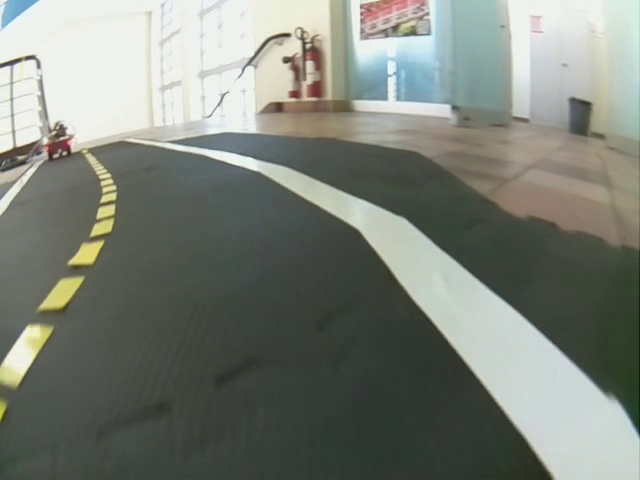
#> input picture test_image.png, 640 x 480 px, given in place of testing_video2.avi, which was not available
$ python speed_test_traditional.py
#> lines starting #> are read from the running program, lines starting #| are printed output that depends on the picture; after the words box and inside, x2 and y2 are one past the last pixel; in counts of white or black regions, pixels touching at a corner belong together; pictures that were not available may be replaced by others from this repository, and a replacement may not be noted
### tld.py
import cv2
import numpy as np

class ColorRange:
    """
    The Color Range class holds one or multiple color ranges. It can easily be generated with
    the :py:meth:`fromDict` class method and extends the `OpenCV's inRange <https://docs.opencv.org/3.4/d2/de8/group__core__array.html#ga48af0ab51e36436c5d04340e036ce981>`_
    method to work with multiple color ranges.
    All colours must be given in ``HSV`` space.
    Args:
        low (:obj:`numpy array`): An ``Nx3`` array with the low ends of ``N`` colour ranges.
        high (:obj:`numpy array`): An ``Nx3`` array with the high ends of ``N`` colour ranges.
    """

    def __init__(self, low, high):
        self.low = low
        self.high = high

    @classmethod
    def fromDict(cls, dictionary):
        """
        Generates a :py:class:`ColorRange` object from a dictionary. Expects the colors to be given in ``HSV`` space.
        If multi-entry ranges are provided (e.g. if you are interested in yellow and white), then each should have
        keys ``high_X`` and ``low_X``, see example bellow:
        Examples:
            Single-entry color range::
                { 'low': [0,0,150], 'high': [180,60,255] }
            Multi-entry color range::
                { 'low_1': [0,0,150], 'high_1': [180,60,255], 'low_2': [165,140,100], 'high_2': [180,255,255] }
        Args:
            dictionary (:obj:`dict`): The yaml dictionary describing the color ranges.
        Returns:
            :obj:`ColorRange`: the generated ColorRange object
        """

        # if only two entries: single-entry, if more: multi-entry
        if len(dictionary) == 2:
            assert "low" in dictionary, "Key 'low' must be in dictionary"
            assert "high" in dictionary, "Key 'high' must be in dictionary"
            low = np.array(dictionary["low"]).reshape((1, 3))
            high = np.array(dictionary["high"]).reshape((1, 3))

        elif len(dictionary) % 2 == 0:

            # make the keys tuples with `low` or `high` and the id of the entry
            dictionary = {tuple(k.split("_")): v for k, v in list(dictionary.items())}
            entry_indices = set([k[1] for k, _ in list(dictionary.items())])

            assert len(entry_indices) == len(dictionary) / 2, (
                "The multi-entry definition doesn't " "follow the requirements"
            )

            # build an array for the low and an array for the high range bounds
            low = np.zeros((len(entry_indices), 3))
            high = np.zeros((len(entry_indices), 3))
            for idx, entry in enumerate(entry_indices):
                low[idx] = dictionary[("low", entry)]
                high[idx] = dictionary[("high", entry)]

        else:
            raise ValueError(
                "The input dictionary has two have an even number of "
                "entries: a low and high value for each color range."
            )

        return cls(low=low, high=high)

    def inRange(self, image):
        """
        Applies the `OpenCV inRange <https://docs.opencv.org/3.4/d2/de8/group__core__array.html#ga48af0ab51e36436c5d04340e036ce981>`_
        method to every color range entry. Returns the bitwise OR of the results.
        In other words, returns a binary map with 1 for the pixels of the input image that fall in at least one of
        the color ranges.
        Args:
            image (:obj:`numpy array`): an ``HSV`` image
        Returns:
            :obj:`numpy array`: a two-dimensional binary map
        """

        selection = cv2.inRange(image, self.low[0], self.high[0])
        for i in range(1, len(self.low)):
            current = cv2.inRange(image, self.low[i], self.high[i])
            selection = cv2.bitwise_or(current, selection)

        return selection

    # [10 lines left out: function representative, not called in this run]

class Detections:
    """
    This is a data class that can be used to store the results of the line detection procedure performed
    by :py:class:`LineDetector`.
    """

    def __init__(self, lines, normals, centers, map):
        self.lines = lines  #: An ``Nx4`` array with every row representing a line ``[x1, y1, x2, y2]``
        self.normals = normals  #: An ``Nx2`` array with every row representing the normal of a line ``[nx,
        # ny]``

        self.centers = centers  #: An ``Nx2`` array with every row representing the center of a line ``[cx,
        # cy]``

        self.map = map  #: A binary map of the area from which the line segments were extracted


class LineDetector:
    """
    The Line Detector can be used to extract line segments from a particular color range in an image. It combines
    edge detection, color filtering, and line segment extraction.
    This class was created for the goal of extracting the white, yellow, and red lines in the Duckiebot's camera stream
    as part of the lane localization pipeline. It is setup in a way that allows efficient detection of line segments in
    different color ranges.
    In order to process an image, first the :py:meth:`setImage` method must be called. In makes an internal copy of the
    image, converts it to `HSV color space <https://en.wikipedia.org/wiki/HSL_and_HSV>`_, which is much better for
    color segmentation, and applies `Canny edge detection <https://en.wikipedia.org/wiki/Canny_edge_detector>`_.
    Then, to do the actual line segment extraction, a call to :py:meth:`detectLines` with a :py:class:`ColorRange`
    object must be made. Multiple such calls with different colour ranges can be made and these will reuse the
    precomputed HSV image and Canny edges.
    Args:
        canny_thresholds (:obj:`list` of :obj:`int`): a list with two entries that specify the thresholds for the hysteresis procedure, details `here <https://docs.opencv.org/2.4/modules/imgproc/doc/feature_detection.html?highlight=canny#canny>`__, default is ``[80, 200]``
        canny_aperture_size (:obj:`int`): aperture size for a Sobel operator, details `here <https://docs.opencv.org/2.4/modules/imgproc/doc/feature_detection.html?highlight=canny#canny>`__, default is 3
        dilation_kernel_size (:obj:`int`): kernel size for the dilation operation which fills in the gaps in the color filter result, default is 3
        hough_threshold (:obj:`int`): Accumulator threshold parameter. Only those lines are returned that get enough votes, details `here <https://docs.opencv.org/2.4/modules/imgproc/doc/feature_detection.html?highlight=houghlinesp#houghlinesp>`__, default is 2
        hough_min_line_length (:obj:`int`): Minimum line length. Line segments shorter than that are rejected, details `here <https://docs.opencv.org/2.4/modules/imgproc/doc/feature_detection.html?highlight=houghlinesp#houghlinesp>`__, default is 3
        hough_max_line_gap (:obj:`int`): Maximum allowed gap between points on the same line to link them, details `here <https://docs.opencv.org/2.4/modules/imgproc/doc/feature_detection.html?highlight=houghlinesp#houghlinesp>`__, default is 1
    """

    def __init__(
            self,
            canny_thresholds=[80, 200],
            canny_aperture_size=3,
            dilation_kernel_size=3,
            hough_threshold=2,
            hough_min_line_length=3,
            hough_max_line_gap=1,
    ):

        self.canny_thresholds = canny_thresholds
        self.canny_aperture_size = canny_aperture_size
        self.dilation_kernel_size = dilation_kernel_size
        self.hough_threshold = hough_threshold
        self.hough_min_line_length = hough_min_line_length
        self.hough_max_line_gap = hough_max_line_gap

        # initialize the variables that will hold the processed images
        self.bgr = np.empty(0)  #: Holds the ``BGR`` representation of an image
        self.hsv = np.empty(0)  #: Holds the ``HSV`` representation of an image
        self.canny_edges = np.empty(0)  #: Holds the Canny edges of an image

    def setImage(self, image):
        """
        Sets the :py:attr:`bgr` attribute to the provided image. Also stores
        an `HSV <https://en.wikipedia.org/wiki/HSL_and_HSV>`_ representation of the image and the
        extracted `Canny edges <https://en.wikipedia.org/wiki/Canny_edge_detector>`_. This is separated from
        :py:meth:`detectLines` so that the HSV representation and the edge extraction can be reused for multiple
        colors.
        Args:
            image (:obj:`numpy array`): input image
        """

        self.bgr = np.copy(image)
        self.hsv = cv2.cvtColor(image, cv2.COLOR_BGR2HSV)
        self.canny_edges = self.findEdges()

    # [7 lines left out: function getImage, not called in this run]

    def findEdges(self):
        """
        Applies `Canny edge detection <https://en.wikipedia.org/wiki/Canny_edge_detector>`_ to a ``BGR`` image.
        Returns:
            :obj:`numpy array`: a binary image with the edges
        """
        edges = cv2.Canny(
            self.bgr,
            self.canny_thresholds[0],
            self.canny_thresholds[1],
            apertureSize=self.canny_aperture_size,
        )
        return edges

    def houghLine(self, edges):
        """
        Finds line segments in a binary image using the probabilistic Hough transform. Based on the OpenCV function
        `HoughLinesP <https://docs.opencv.org/2.4/modules/imgproc/doc/feature_detection.html?highlight=houghlinesp
        #houghlinesp>`_.
        Args:
            edges (:obj:`numpy array`): binary image with edges
        Returns:
             :obj:`numpy array`: An ``Nx4`` array where each row represents a line ``[x1, y1, x2, y2]``. If no lines
             were detected, returns an empty list.
        """
        lines = cv2.HoughLinesP(
            edges,
            rho=1,
            theta=np.pi / 180,
            threshold=self.hough_threshold,
            minLineLength=self.hough_min_line_length,
            maxLineGap=self.hough_max_line_gap,
        )
        if lines is not None:
            lines = lines.reshape((-1, 4))  # it has an extra dimension
        else:
            lines = []

        return lines

    def colorFilter(self, color_range):
        """
        Obtains the regions of the image that fall in the provided color range and the subset of the detected Canny
        edges which are in these regions. Applies a `dilation <https://homepages.inf.ed.ac.uk/rbf/HIPR2/dilate.htm>`_
        operation to smooth and grow the regions map.
        Args:
            color_range (:py:class:`ColorRange`): A :py:class:`ColorRange` object specifying the desired colors.
        Returns:
            :obj:`numpy array`: binary image with the regions of the image that fall in the color range
            :obj:`numpy array`: binary image with the edges in the image that fall in the color range
        """
        # threshold colors in HSV space
        map = color_range.inRange(self.hsv)

        # binary dilation: fills in gaps and makes the detected regions grow
        kernel = cv2.getStructuringElement(
            cv2.MORPH_ELLIPSE, (self.dilation_kernel_size, self.dilation_kernel_size)
        )
        map = cv2.dilate(map, kernel)

        # extract only the edges which come from the region with the selected color
        edge_color = cv2.bitwise_and(map, self.canny_edges)

        return map, edge_color

    def findNormal(self, map, lines):
        """
        Calculates the centers of the line segments and their normals.
        Args:
            map (:obj:`numpy array`):  binary image with the regions of the image that fall in a given color range
            lines (:obj:`numpy array`): An ``Nx4`` array where each row represents a line. If no lines were detected,
            returns an empty list.
        Returns:
            :obj:`tuple`: a tuple containing:
                 * :obj:`numpy array`: An ``Nx2`` array where each row represents the center point of a line. If no lines were detected returns an empty list.
                 * :obj:`numpy array`: An ``Nx2`` array where each row represents the normal of a line. If no lines were detected returns an empty list.
        """
        normals = []
        centers = []
        if len(lines) > 0:
            length = np.sum((lines[:, 0:2] - lines[:, 2:4]) ** 2, axis=1, keepdims=True) ** 0.5
            dx = 1.0 * (lines[:, 3:4] - lines[:, 1:2]) / length
            dy = 1.0 * (lines[:, 0:1] - lines[:, 2:3]) / length

            centers = np.hstack([(lines[:, 0:1] + lines[:, 2:3]) / 2, (lines[:, 1:2] + lines[:, 3:4]) / 2])
            x3 = (centers[:, 0:1] - 3.0 * dx).astype("int")
            y3 = (centers[:, 1:2] - 3.0 * dy).astype("int")
            x4 = (centers[:, 0:1] + 3.0 * dx).astype("int")
            y4 = (centers[:, 1:2] + 3.0 * dy).astype("int")

            np.clip(x3, 0, map.shape[1] - 1, out=x3)
            np.clip(y3, 0, map.shape[0] - 1, out=y3)
            np.clip(x4, 0, map.shape[1] - 1, out=x4)
            np.clip(y4, 0, map.shape[0] - 1, out=y4)

            flag_signs = (np.logical_and(map[y3, x3] > 0, map[y4, x4] == 0)).astype("int") * 2 - 1
            normals = np.hstack([dx, dy]) * flag_signs

        return centers, normals

    def detectLines(self, color_range):
        """
        Detects the line segments in the currently set image that occur in and the edges of the regions of the image
        that are within the provided colour ranges.
        Args:
            color_range (:py:class:`ColorRange`): A :py:class:`ColorRange` object specifying the desired colors.
        Returns:
            :py:class:`Detections`: A :py:class:`Detections` object with the map of regions containing the desired colors, and the detected lines, together with their center points and normals,
        """
        map, edge_color = self.colorFilter(color_range)
        lines = self.houghLine(edge_color)
        centers, normals = self.findNormal(map, lines)
        return Detections(lines=lines, normals=normals, map=map, centers=centers)

# [64 lines left out: functions plotSegments, plotMaps, not called in this run]

### speed_test_traditional.py
import cv2
import tld
import time
from statistics import mean
import matplotlib.pyplot as plt
import numpy as np

video_name = "testing_video2"
video_format = ".avi"
video_path = "videos/"+video_name+video_format
# Initialize video
cap = cv2.VideoCapture(video_path)


# Set hsv ranges for colors
yellow_range = {'low': [25, 140, 100], 'high': [45, 255, 255]}
white_range = {'low': [0, 0, 150], 'high': [180, 100, 255]}
red_range = {'low_1': [0,140,100], 'high_1': [15,255,255], 'low_2': [165,140,100], 'high_2': [180,255,255]}
#colors = {"red": red_range, "yellow": yellow_range, "white": white_range}
#colors = {"white":white_range, "yellow": yellow_range}
colors = {"white":white_range}
color_ranges = {color: tld.ColorRange.fromDict(d) for color, d in list(colors.items())}

# Initialize traditional detector
detector = tld.LineDetector()

counter = 0
latency_list = []
while cap.isOpened():
    try:
        # Read frame from the video
        ret, frame = cap.read()
#> frame is the input picture: shape (480, 640, 3); mean B, G, R 120.9, 129.8, 124.7
    except:
        continue

    if ret:


        # Resize the image to the desired dimensions
        height_original, width_original = frame.shape[0:2]
#> height_original = 480; width_original = 640
        img_size = (800, 288)
        top_cutoff = int(height_original * 0.)
#> top_cutoff = 0
        if img_size[0] != width_original or img_size[1] != height_original:
            frame = cv2.resize(frame, img_size, interpolation=cv2.INTER_NEAREST)
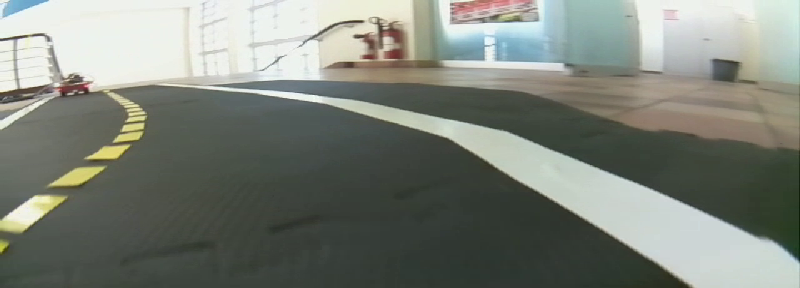
#> frame: shape (288, 800, 3); mean B, G, R 121.1, 130, 124.9
        frame = frame[top_cutoff:, :, :]

        # Extract the line segments for every color
        start = time.time()
        detector.setImage(frame)
#> in setImage, `self.hsv = cv2.cvtColor(image, cv2.COLOR_BGR2HSV)`: self.hsv: shape (288, 800, 3); mean H, S, V 53.6, 29.4, 131.8
#> in findEdges, `edges = cv2.Canny( self.bgr, self.canny_thresholds[0], self.canny_thre..`:
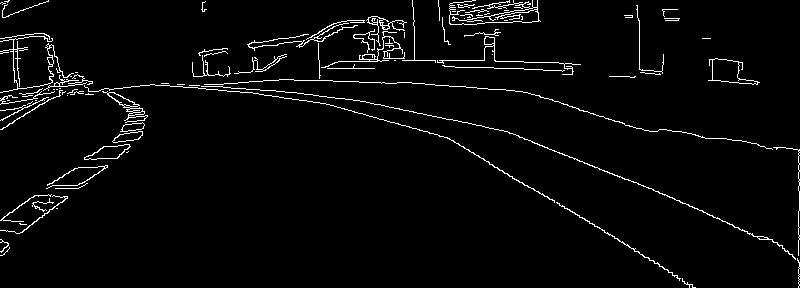
#> edges: shape (288, 800); 3.2% white in thin lines or dots
        detections = {
            color: detector.detectLines(ranges) for color, ranges in list(color_ranges.items())
        }
#> in inRange, `selection = cv2.inRange(image, self.low[0], self.high[0])`:
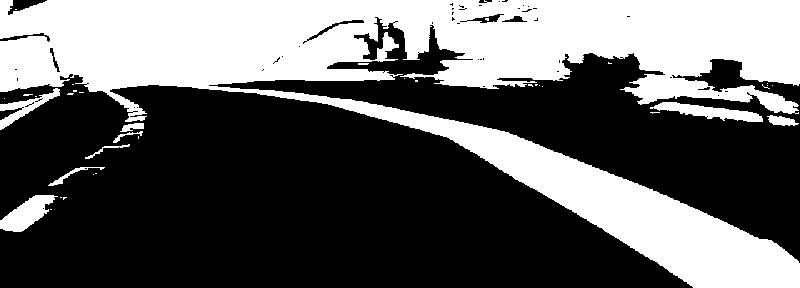
#> selection: shape (288, 800); 38.1% white; 37 white regions (27 under 20 px), largest, box (x1, y1, x2, y2) and area: (0, 0, 800, 288) 84069, (0, 195, 58, 232) 1095, (650, 102, 763, 122) 1015
#> in colorFilter, `map = cv2.dilate(map, kernel)`:
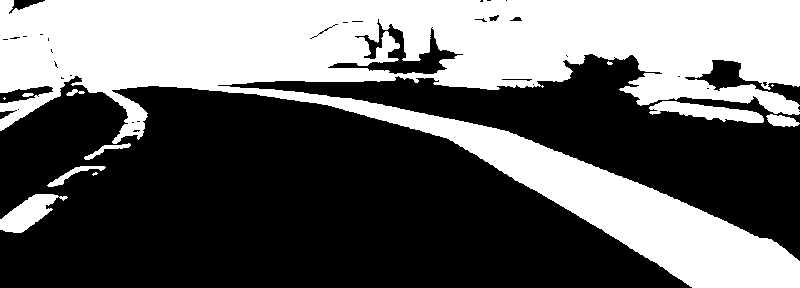
#> map: shape (288, 800); 40.4% white; 12 white regions (4 under 20 px), largest, box (x1, y1, x2, y2) and area: (0, 0, 800, 288) 89574, (649, 101, 764, 123) 1288, (0, 194, 68, 233) 1273
#> in colorFilter, `edge_color = cv2.bitwise_and(map, self.canny_edges)`:
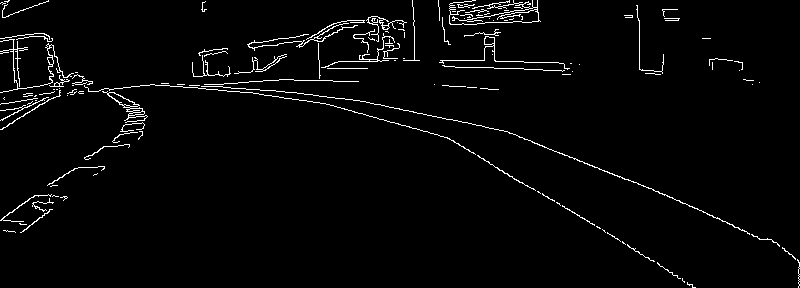
#> edge_color: shape (288, 800); 2.6% white in thin lines or dots
#> in houghLine, `lines = cv2.HoughLinesP( edges, rho=1, theta=np.pi / 180, threshold=se..`: lines = 455 rows, first 6: [228, 87, 236, 88], [709, 214, 713, 217], [135, 106, 139, 105], [499, 2, 509, 1], [346, 27, 350, 27], [513, 21, 530, 22]
#> in findNormal, `length = np.sum((lines[:, 0:2] - lines[:, 2:4]) ** 2, axis=1, keepdims..`: length = 455 values, max 80.26 at index 14, min 3 at index 7, mean 6.45
#> in findNormal, `dx = 1.0 * (lines[:, 3:4] - lines[:, 1:2]) / length`: dx = 455 values, max 1 at index 52, min -1 at index 7, mean -0.102
#> in findNormal, `dy = 1.0 * (lines[:, 0:1] - lines[:, 2:3]) / length`: dy = 455 values, max 0 at index 7, min -1 at index 4, mean -0.797
#> in findNormal, `centers = np.hstack([(lines[:, 0:1] + lines[:, 2:3]) / 2, (lines[:, 1:..`: centers = 455 pairs, first value 2 to 798, second value 0.5 to 280.5
#> in findNormal, `x3 = (centers[:, 0:1] - 3.0 * dx).astype("int")`: x3 = 455 values, max 801 at index 196, min 1 at index 61, mean 335.2
#> in findNormal, `y3 = (centers[:, 1:2] - 3.0 * dy).astype("int")`: y3 = 455 values, max 282 at index 104, min 2 at index 232, mean 85.68
#> in findNormal, `x4 = (centers[:, 0:1] + 3.0 * dx).astype("int")`: x4 = 455 values, max 798 at index 434, min 2 at index 254, mean 334.6
#> in findNormal, `y4 = (centers[:, 1:2] + 3.0 * dy).astype("int")`: y4 = 455 values, max 278 at index 104, min -2 at index 155, mean 80.92
#> in findNormal, `flag_signs = (np.logical_and(map[y3, x3] > 0, map[y4, x4] == 0)).astyp..`: flag_signs = 455 values, max 1 at index 0, min -1 at index 3, mean -0.609
#> in findNormal, `normals = np.hstack([dx, dy]) * flag_signs`: normals = 455 pairs, first value -1 to 1, second value -1 to 1
#> in __init__, `self.lines = lines`: self.lines has the same summary as lines in houghLine
#> in __init__, `self.normals = normals`: self.normals has the same summary as normals in findNormal
#> in __init__, `self.centers = centers`: self.centers has the same summary as centers in findNormal
#> detections = 1 item
        end = time.time()
        latency_list.append(end-start)
        counter += 1
        if counter > 101:
            break
    else:
        break

    # Press key q to stop
    if cv2.waitKey(1) == ord('q'):
#> (key q is pressed here)
        break
cap.release()

latency_list = np.asarray(latency_list[1:-1])*1000
print(latency_list)
print(len(latency_list))
print("The mean time of execution of above program is :",
#> (the run stopped early here; a loop or call above may not have finished)
